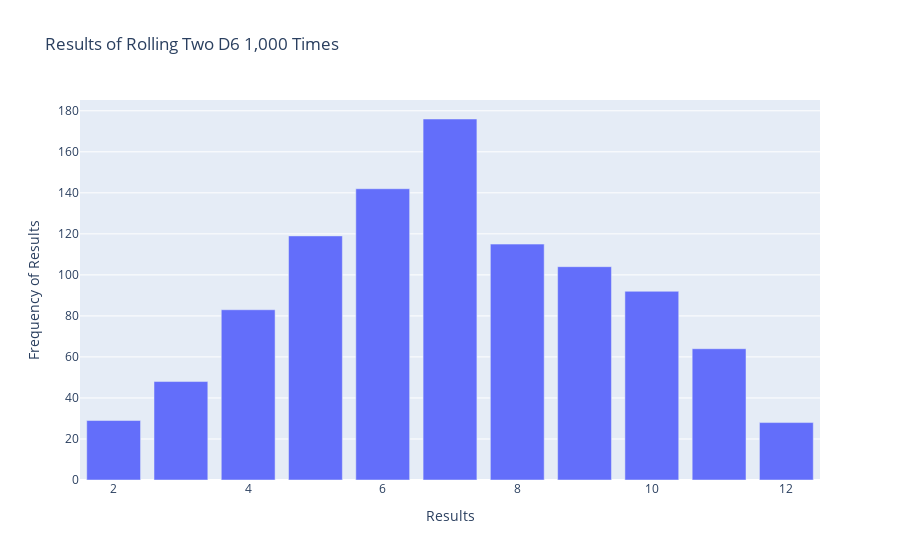

The code cell stored with this chart in its notebook:
### Code cell
#同时掷两个骰子
import plotly.express as px

from die import Die

#创建两个D6
die_1 = Die()
die_2 = Die()

#掷几次骰子并将结果存储在一个列表中
results = []
for roll_num in range(1000):
    result = die_1.roll() + die_2.roll()
    results.append(result)

#分析结果
frequencies = []
max_result = die_1.num_sides + die_2.num_sides
poss_results = range(2, max_result+1)
for value in poss_results:
    frequency = results.count(value)
    frequencies.append(frequency)

#对结果进行可视化
title = "Results of Rolling Two D6 1,000 Times"
labels = {'x': 'Results', 'y': 'Frequency of Results'}
fig = px.bar(x=poss_results, y=frequencies, title=title, labels=labels)
fig.show()

### Figure 1 — Plotly figure (JSON) as saved in the notebook; plotly's stock layout.template omitted (floating-point values rounded to 4 significant figures)
{"data": [{"alignmentgroup": "True", "hovertemplate": "Results=%{x}<br>Frequency of Results=%{y}<extra></extra>", "legendgroup": "", "marker": {"color": "#636efa", "pattern": {"shape": ""}}, "name": "", "offsetgroup": "", "orientation": "v", "showlegend": false, "textposition": "auto", "type": "bar", "x": [2, 3, 4, 5, 6, 7, 8, 9, 10, 11, 12], "xaxis": "x", "y": [29, 48, 83, 119, 142, 176, 115, 104, 92, 64, 28], "yaxis": "y"}], "layout": {"autosize": true, "barmode": "relative", "legend": {"tracegroupgap": 0}, "title": {"text": "Results of Rolling Two D6 1,000 Times"}, "xaxis": {"anchor": "y", "autorange": true, "domain": [0, 1], "range": [1.5, 12.5], "title": {"text": "Results"}, "type": "linear"}, "yaxis": {"anchor": "x", "autorange": true, "domain": [0, 1], "range": [0, 185.3], "title": {"text": "Frequency of Results"}, "type": "linear"}}}
